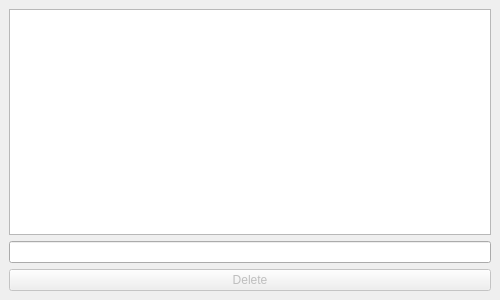
<?xml version="1.0" encoding="UTF-8"?>
<ui version="4.0">
 <class>MainWindow</class>
 <widget class="QMainWindow" name="MainWindow">
  <property name="geometry">
   <rect>
    <x>0</x>
    <y>0</y>
    <width>500</width>
    <height>300</height>
   </rect>
  </property>
  <property name="windowTitle">
   <string>To Do List</string>
  </property>
  <widget class="QWidget" name="centralwidget">
   <layout class="QVBoxLayout" name="verticalLayout">
    <item>
     <widget class="QListView" name="task_list">
      <property name="selectionMode">
       <enum>QAbstractItemView::SingleSelection</enum>
      </property>
     </widget>
    </item>
    <item>
     <widget class="QLineEdit" name="todo_edit"/>
    </item>
    <item>
        <widget class="QPushButton" name="delete_button">
         <property name="text">
          <string>Delete</string>
         </property>
         <property name="enabled">
          <bool>false</bool>
         </property>
        </widget>
    </item>
   </layout>
  </widget>
 </widget>
 <resources/>
 <connections/>
</ui>
